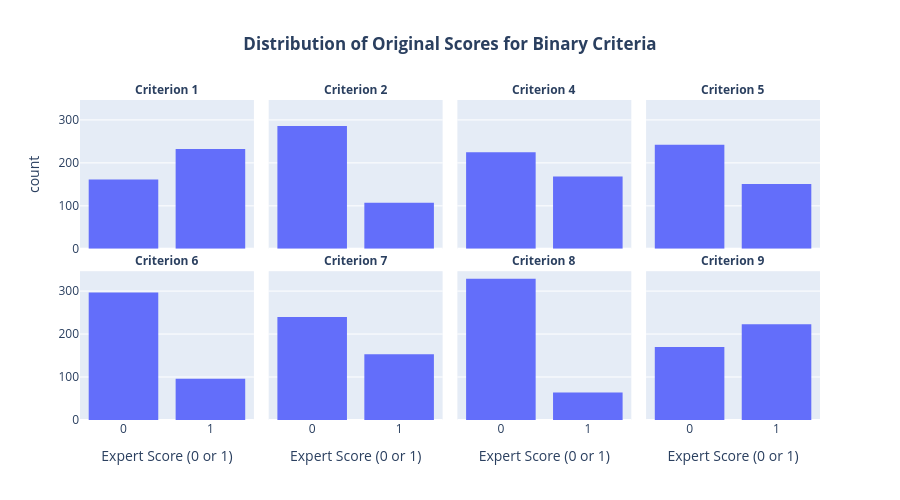
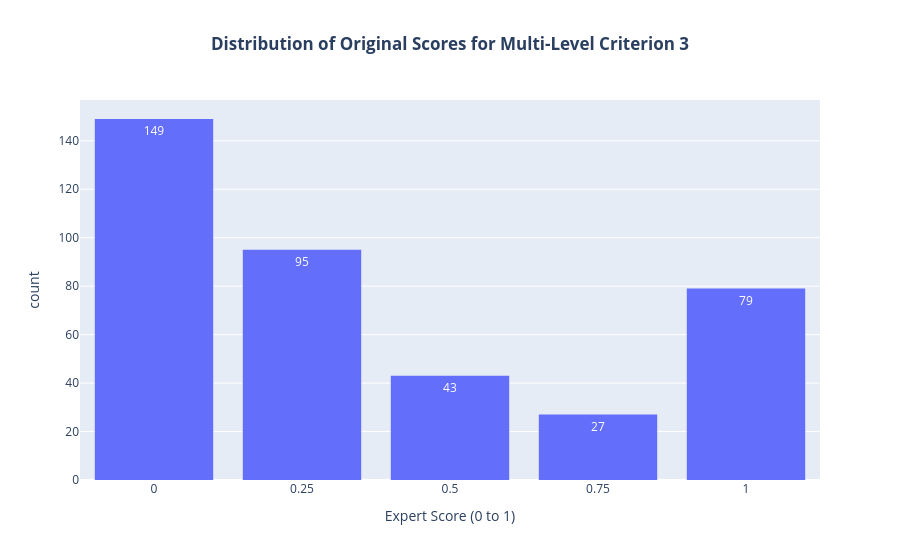

Write notebook code for charts like these, in order.
### Markdown cell above
### **3. Analysis of Original Expert Scores**

This section analyzes the structure of the original expert scores. It reveals a crucial distinction between two types of criteria in our dataset, which directly justifies our hybrid model approach.

### Code cell
if not raw_data_df.empty:
    melted_df = raw_data_df.melt(
        id_vars=['text_length'], 
        value_vars=[str(i) for i in range(1, 10)], 
        var_name='Criterion', 
        value_name='Score'
    )
    
    # --- PLOT 1: BINARY CRITERIA ---
    binary_criteria_df = melted_df[melted_df['Criterion'] != '3']
    
    print("--- Distribution for Binary Criteria (Score 0 or 1) ---")
    fig1 = px.histogram(
        binary_criteria_df,
        x='Score',
        facet_col='Criterion',
        facet_col_wrap=4,
        height=500,
        title='<b>Distribution of Original Scores for Binary Criteria</b>',
        labels={'count': 'Number of Reports', 'Score': 'Expert Score (0 or 1)'}
    )
    fig1.update_layout(title_x=0.5, yaxis_title='')
    fig1.for_each_annotation(lambda a: a.update(text=f"<b>Criterion {a.text.split('=')[-1]}</b>"))
    fig1.update_xaxes(type='category')
    fig1.show()

    # --- PLOT 2: MULTI-LEVEL CRITERION ---
    multi_level_criterion_df = melted_df[melted_df['Criterion'] == '3']
    
    print("\n--- Distribution for Multi-Level Criterion (Criterion 3) ---")
    fig2 = px.histogram(
        multi_level_criterion_df,
        x='Score',
        title='<b>Distribution of Original Scores for Multi-Level Criterion 3</b>',
        labels={'count': 'Number of Reports', 'Score': 'Expert Score (0 to 1)'},
        text_auto=True
    )
    fig2.update_layout(title_x=0.5, bargap=0.2)
    fig2.update_xaxes(type='category')
    fig2.show()

### Figure 1 — Plotly figure (JSON) as saved in the notebook; plotly's stock layout.template omitted (floating-point values rounded to 4 significant figures; data arrays with more than 128 entries replaced by an {"elided": "..."} marker saying what was removed)
{"data": [{"bingroup": "x", "hovertemplate": "Criterion=1<br>Expert Score (0 or 1)=%{x}<br>count=%{y}<extra></extra>", "legendgroup": "", "marker": {"color": "#636efa", "pattern": {"shape": ""}}, "name": "", "orientation": "v", "showlegend": false, "type": "histogram", "x": {"elided": "393 float values"}, "xaxis": "x5", "yaxis": "y5"}, {"bingroup": "x", "hovertemplate": "Criterion=2<br>Expert Score (0 or 1)=%{x}<br>count=%{y}<extra></extra>", "legendgroup": "", "marker": {"color": "#636efa", "pattern": {"shape": ""}}, "name": "", "orientation": "v", "showlegend": false, "type": "histogram", "x": {"elided": "393 float values"}, "xaxis": "x6", "yaxis": "y6"}, {"bingroup": "x", "hovertemplate": "Criterion=4<br>Expert Score (0 or 1)=%{x}<br>count=%{y}<extra></extra>", "legendgroup": "", "marker": {"color": "#636efa", "pattern": {"shape": ""}}, "name": "", "orientation": "v", "showlegend": false, "type": "histogram", "x": {"elided": "393 float values"}, "xaxis": "x7", "yaxis": "y7"}, {"bingroup": "x", "hovertemplate": "Criterion=5<br>Expert Score (0 or 1)=%{x}<br>count=%{y}<extra></extra>", "legendgroup": "", "marker": {"color": "#636efa", "pattern": {"shape": ""}}, "name": "", "orientation": "v", "showlegend": false, "type": "histogram", "x": {"elided": "393 float values"}, "xaxis": "x8", "yaxis": "y8"}, {"bingroup": "x", "hovertemplate": "Criterion=6<br>Expert Score (0 or 1)=%{x}<br>count=%{y}<extra></extra>", "legendgroup": "", "marker": {"color": "#636efa", "pattern": {"shape": ""}}, "name": "", "orientation": "v", "showlegend": false, "type": "histogram", "x": {"elided": "393 float values"}, "xaxis": "x", "yaxis": "y"}, {"bingroup": "x", "hovertemplate": "Criterion=7<br>Expert Score (0 or 1)=%{x}<br>count=%{y}<extra></extra>", "legendgroup": "", "marker": {"color": "#636efa", "pattern": {"shape": ""}}, "name": "", "orientation": "v", "showlegend": false, "type": "histogram", "x": {"elided": "393 float values"}, "xaxis": "x2", "yaxis": "y2"}, {"bingroup": "x", "hovertemplate": "Criterion=8<br>Expert Score (0 or 1)=%{x}<br>count=%{y}<extra></extra>", "legendgroup": "", "marker": {"color": "#636efa", "pattern": {"shape": ""}}, "name": "", "orientation": "v", "showlegend": false, "type": "histogram", "x": {"elided": "393 float values"}, "xaxis": "x3", "yaxis": "y3"}, {"bingroup": "x", "hovertemplate": "Criterion=9<br>Expert Score (0 or 1)=%{x}<br>count=%{y}<extra></extra>", "legendgroup": "", "marker": {"color": "#636efa", "pattern": {"shape": ""}}, "name": "", "orientation": "v", "showlegend": false, "type": "histogram", "x": {"elided": "393 float values"}, "xaxis": "x4", "yaxis": "y4"}], "layout": {"annotations": [{"font": {}, "showarrow": false, "text": "<b>Criterion 6</b>", "x": 0.1175, "xanchor": "center", "xref": "paper", "y": 0.465, "yanchor": "bottom", "yref": "paper"}, {"font": {}, "showarrow": false, "text": "<b>Criterion 7</b>", "x": 0.3725, "xanchor": "center", "xref": "paper", "y": 0.465, "yanchor": "bottom", "yref": "paper"}, {"font": {}, "showarrow": false, "text": "<b>Criterion 8</b>", "x": 0.6275, "xanchor": "center", "xref": "paper", "y": 0.465, "yanchor": "bottom", "yref": "paper"}, {"font": {}, "showarrow": false, "text": "<b>Criterion 9</b>", "x": 0.8825, "xanchor": "center", "xref": "paper", "y": 0.465, "yanchor": "bottom", "yref": "paper"}, {"font": {}, "showarrow": false, "text": "<b>Criterion 1</b>", "x": 0.1175, "xanchor": "center", "xref": "paper", "y": 1.0, "yanchor": "bottom", "yref": "paper"}, {"font": {}, "showarrow": false, "text": "<b>Criterion 2</b>", "x": 0.3725, "xanchor": "center", "xref": "paper", "y": 1.0, "yanchor": "bottom", "yref": "paper"}, {"font": {}, "showarrow": false, "text": "<b>Criterion 4</b>", "x": 0.6275, "xanchor": "center", "xref": "paper", "y": 1.0, "yanchor": "bottom", "yref": "paper"}, {"font": {}, "showarrow": false, "text": "<b>Criterion 5</b>", "x": 0.8825, "xanchor": "center", "xref": "paper", "y": 1.0, "yanchor": "bottom", "yref": "paper"}], "barmode": "relative", "height": 500, "legend": {"tracegroupgap": 0}, "title": {"text": "<b>Distribution of Original Scores for Binary Criteria</b>", "x": 0.5}, "xaxis": {"anchor": "y", "domain": [0, 0.235], "title": {"text": "Expert Score (0 or 1)"}, "type": "category"}, "xaxis2": {"anchor": "y2", "domain": [0.255, 0.49], "matches": "x", "title": {"text": "Expert Score (0 or 1)"}, "type": "category"}, "xaxis3": {"anchor": "y3", "domain": [0.51, 0.745], "matches": "x", "title": {"text": "Expert Score (0 or 1)"}, "type": "category"}, "xaxis4": {"anchor": "y4", "domain": [0.765, 1.0], "matches": "x", "title": {"text": "Expert Score (0 or 1)"}, "type": "category"}, "xaxis5": {"anchor": "y5", "domain": [0, 0.235], "matches": "x", "showticklabels": false, "type": "category"}, "xaxis6": {"anchor": "y6", "domain": [0.255, 0.49], "matches": "x", "showticklabels": false, "type": "category"}, "xaxis7": {"anchor": "y7", "domain": [0.51, 0.745], "matches": "x", "showticklabels": false, "type": "category"}, "xaxis8": {"anchor": "y8", "domain": [0.765, 1.0], "matches": "x", "showticklabels": false, "type": "category"}, "yaxis": {"anchor": "x", "domain": [0, 0.465], "title": {"text": ""}}, "yaxis2": {"anchor": "x2", "domain": [0, 0.465], "matches": "y", "showticklabels": false}, "yaxis3": {"anchor": "x3", "domain": [0, 0.465], "matches": "y", "showticklabels": false}, "yaxis4": {"anchor": "x4", "domain": [0, 0.465], "matches": "y", "showticklabels": false}, "yaxis5": {"anchor": "x5", "domain": [0.535, 1.0], "matches": "y", "title": {"text": "count"}}, "yaxis6": {"anchor": "x6", "domain": [0.535, 1.0], "matches": "y", "showticklabels": false}, "yaxis7": {"anchor": "x7", "domain": [0.535, 1.0], "matches": "y", "showticklabels": false}, "yaxis8": {"anchor": "x8", "domain": [0.535, 1.0], "matches": "y", "showticklabels": false}}}

### Figure 2 — Plotly figure (JSON) as saved in the notebook; plotly's stock layout.template omitted (floating-point values rounded to 4 significant figures; data arrays with more than 128 entries replaced by an {"elided": "..."} marker saying what was removed)
{"data": [{"bingroup": "x", "hovertemplate": "Expert Score (0 to 1)=%{x}<br>count=%{y}<extra></extra>", "legendgroup": "", "marker": {"color": "#636efa", "pattern": {"shape": ""}}, "name": "", "orientation": "v", "showlegend": false, "texttemplate": "%{value}", "type": "histogram", "x": {"elided": "393 float values"}, "xaxis": "x", "yaxis": "y"}], "layout": {"bargap": 0.2, "barmode": "relative", "legend": {"tracegroupgap": 0}, "title": {"text": "<b>Distribution of Original Scores for Multi-Level Criterion 3</b>", "x": 0.5}, "xaxis": {"anchor": "y", "domain": [0, 1], "title": {"text": "Expert Score (0 to 1)"}, "type": "category"}, "yaxis": {"anchor": "x", "domain": [0, 1], "title": {"text": "count"}}}}
